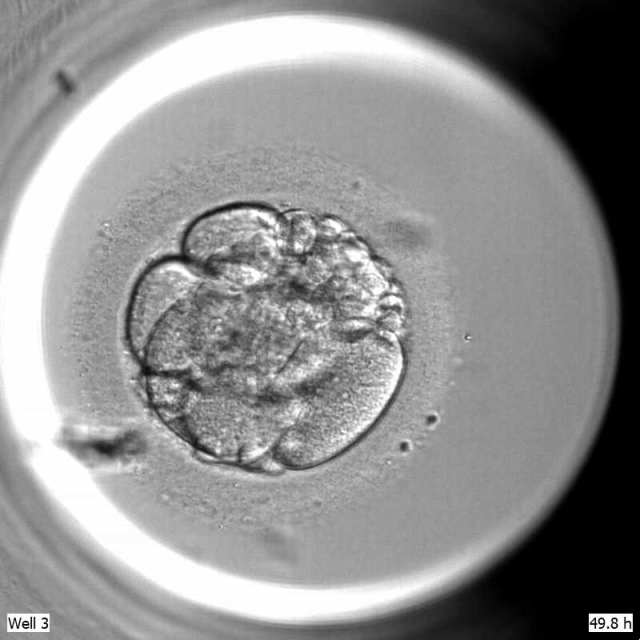
#> input picture tmp/cell_count/original_image.png, 640 x 640 px
$ python -i crop.py   (imports and definitions only)
#> lines starting #> are read from the running program, lines starting #| are printed output that depends on the picture; after the words box and inside, x2 and y2 are one past the last pixel; in counts of white or black regions, pixels touching at a corner belong together
#> further down, picture is the input picture: shape (640, 640, 3); mean B, G, R 142.8, 142.8, 142.8
import numpy as np
import cv2

# RECORTAR EMBRION
def centroid(img):
    x_mean,y_mean,n_mean=0,0,0
    Y,X=img.shape
    for i in range(X):
        for j in range(Y):
            if img[j,i]==0:
                x_mean+=i
                y_mean+=j
                n_mean+=1
    return (int(x_mean/(n_mean+1)),int(y_mean/(n_mean+1)))

def window_coords(x_c,y_c,tam=500):
    vnt=int(tam/2)
    xmin,xmax=x_c-vnt,x_c+vnt
    ymin,ymax=y_c-vnt,y_c+vnt
    if xmin<0:
        xmin=0
        xmax=tam
    if ymin<0:
        ymin=0
        ymax=tam
    return (xmin,xmax,ymin,ymax)

def coord_embyo(frame,tam=500):
#> called with tam = 500
    n,x,y,x0,y0=0,0,0,1,1
    gray = cv2.cvtColor(frame.astype('uint8'), cv2.COLOR_BGR2GRAY)
    th = cv2.adaptiveThreshold(gray,255,cv2.ADAPTIVE_THRESH_GAUSSIAN_C,cv2.THRESH_BINARY,11,2)
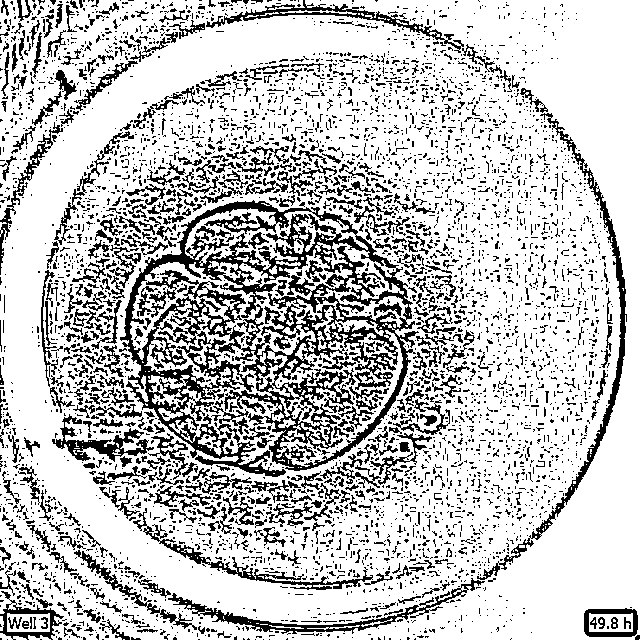
#> th: shape (640, 640); 76.5% white; black in thin lines or dots
    closing=cv2.morphologyEx(th, cv2.MORPH_CLOSE, np.ones((3,3)))
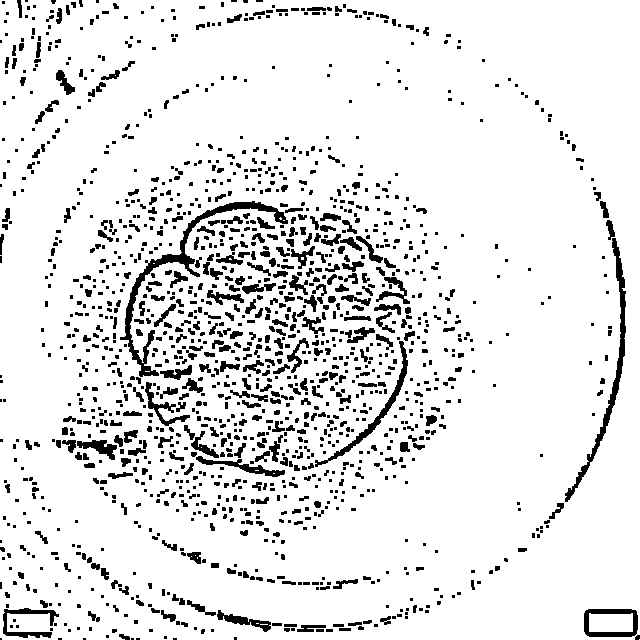
#> closing: shape (640, 640); 89.8% white; 1507 black regions (982 under 20 px), largest, box (x1, y1, x2, y2) and area: (120, 201, 288, 377) 2219, (565, 238, 626, 502) 1470, (315, 341, 408, 467) 864
    while n<4 and (x!=x0 or y!=y0):
        if n==0:
            x,y = centroid(closing)
        else:
            x0,y0=x,y
            xmin,xmax,ymin,ymax=window_coords(x,y,tam)
            x,y = centroid(closing[ymin:ymax, xmin:xmax])
            x= xmin + x
            y= ymin + y
        n+=1
#> this loop made 4 passes
#> (x0, xmin, xmax, x) on passes 2 to 4: (260, 10, 510, 246), (246, 0, 500, 242), (242, 0, 500, 242)
#> x on pass 1: 260
#> after the loop, n = 4
    return window_coords(x,y,tam)

def crop(frame, tam=500):
    #check if any of the dimensions is lower than 500
    if frame.shape[0]<=tam or frame.shape[1]<=tam:
        return frame
    else:
        xmin,xmax,ymin,ymax=coord_embyo(frame,tam)
        return frame[ymin:ymax, xmin:xmax]


>>> import cv2
>>> picture = cv2.imread('../../tmp/cell_count/original_image.png')
>>> result = coord_embyo(picture)
#> result = (0, 500, 99, 599)
